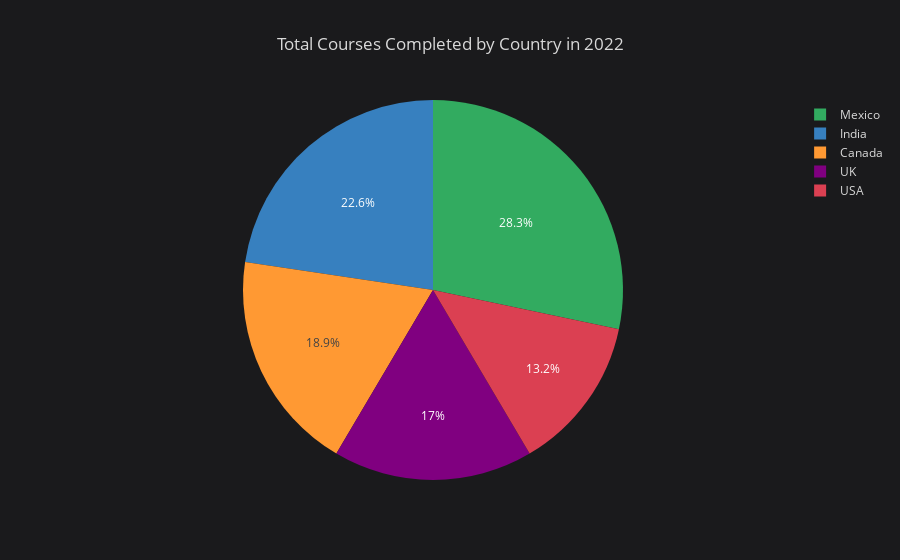

Source (notebook cell):
### Markdown cell above
##### Piechart

### Code cell
# Filtrar los datos del año 2022
df_pie_2022 = df_csv_pivot.loc[2022]

# Reiniciar el índice para convertir el índice en una columna
df_pie_2022 = df_pie_2022.reset_index()

# Renombrar las columnas para mayor claridad
df_pie_2022.columns = ['Country', 'Total_Courses_Completed']

# Crear la gráfica de pastel
df_pie_2022.iplot(kind='pie',
                  labels='Country',
                  values='Total_Courses_Completed',
                  title='Total Courses Completed by Country in 2022')

### Figure 1 — Plotly figure (JSON) as saved in the notebook; plotly's stock layout.template omitted (floating-point values rounded to 4 significant figures)
{"data": [{"labels": ["Canada", "India", "Mexico", "UK", "USA"], "marker": {"colors": ["rgba(255, 153, 51, 1.0)", "rgba(55, 128, 191, 1.0)", "rgba(50, 171, 96, 1.0)", "rgba(128, 0, 128, 1.0)", "rgba(219, 64, 82, 1.0)"]}, "name": "", "type": "pie", "values": [10, 12, 15, 9, 7]}], "layout": {"legend": {"bgcolor": "#1A1A1C", "font": {"color": "#D9D9D9"}}, "paper_bgcolor": "#1A1A1C", "plot_bgcolor": "#1A1A1C", "title": "Total Courses Completed by Country in 2022", "titlefont": {"color": "#D9D9D9"}}}
